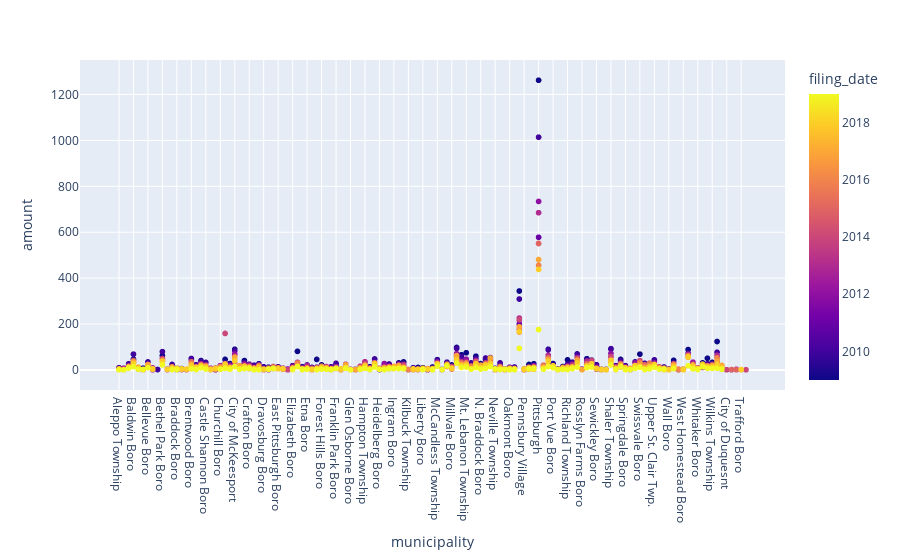

Notebook code for this chart:
### Markdown cell above
### Plot relationship between municipality and the number of foreclosures

### Code cell
# Create scatter plot
plot1 = px.scatter(df_grp, x="municipality", y="amount", color='filing_date')
plot1

### Figure 1 — Plotly figure (JSON) as saved in the notebook; plotly's stock layout.template omitted (floating-point values rounded to 4 significant figures; data arrays with more than 128 entries replaced by an {"elided": "..."} marker saying what was removed)
{"data": [{"hovertemplate": "municipality=%{x}<br>amount=%{y}<br>filing_date=%{marker.color}<extra></extra>", "legendgroup": "", "marker": {"color": {"elided": "1308 int values"}, "coloraxis": "coloraxis", "symbol": "circle"}, "mode": "markers", "name": "", "showlegend": false, "type": "scattergl", "x": {"elided": "1308 str values"}, "xaxis": "x", "y": {"elided": "1308 int values"}, "yaxis": "y"}], "layout": {"autosize": true, "coloraxis": {"colorbar": {"title": {"text": "filing_date"}}, "colorscale": [[0, "#0d0887"], [0.1111, "#46039f"], [0.2222, "#7201a8"], [0.3333, "#9c179e"], [0.4444, "#bd3786"], [0.5556, "#d8576b"], [0.6667, "#ed7953"], [0.7778, "#fb9f3a"], [0.8889, "#fdca26"], [1, "#f0f921"]]}, "legend": {"tracegroupgap": 0}, "margin": {"t": 60}, "xaxis": {"anchor": "y", "autorange": true, "domain": [0, 1], "range": [-7.55, 137.6], "title": {"text": "municipality"}, "type": "category"}, "yaxis": {"anchor": "x", "autorange": true, "domain": [0, 1], "range": [-97.72, 1361.0], "title": {"text": "amount"}, "type": "linear"}}}
